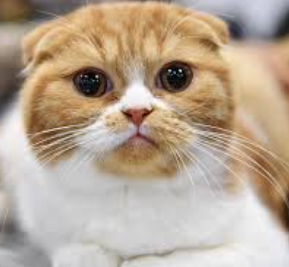
#> input picture Практические занятия/Практическое занятие 7. Обработка изображений/7.2/cat.png, 289 x 267 px
$ python main.py
#> lines starting #> are read from the running program, lines starting #| are printed output that depends on the picture
from PIL import Image

image = Image.open('cat.png')
#> image is the input picture: PIL image 289x267 RGBA; mean R, G, B, A 184.8, 167.2, 148.4, 255

width, height = image.size
#> width = 289; height = 267

image_resized = image.resize((width // 3, height // 3))
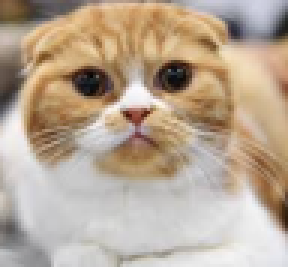
#> image_resized: PIL image 96x89 RGBA (shown 3 times larger); mean R, G, B, A 184.8, 167.2, 148.4, 255

image_horizontal_mirror = image.transpose(Image.FLIP_LEFT_RIGHT)
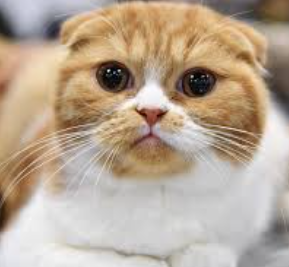
#> image_horizontal_mirror: PIL image 289x267 RGBA; mean R, G, B, A 184.8, 167.2, 148.4, 255

image_vertical_mirror = image.transpose(Image.FLIP_TOP_BOTTOM)
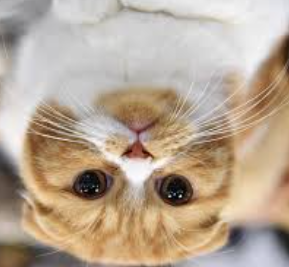
#> image_vertical_mirror: PIL image 289x267 RGBA; mean R, G, B, A 184.8, 167.2, 148.4, 255

image_resized_rgb = image_resized.convert('RGB')
image_horizontal_mirror_rgb = image_horizontal_mirror.convert('RGB')
image_vertical_mirror_rgb = image_vertical_mirror.convert('RGB')

image_resized_rgb.save('resized_image.jpg')
image_horizontal_mirror_rgb.save('horizontal_mirror_image.jpg')
image_vertical_mirror_rgb.save('vertical_mirror_image.jpg')

image_resized_rgb.show()
image_horizontal_mirror_rgb.show()
image_vertical_mirror_rgb.show()
